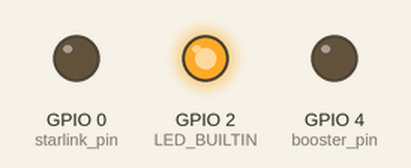
The program below on a simulated ESP8266 (Wemos D1 mini). Shown: output pins drawn as LEDs (lit = HIGH, except the on-board LED, lit = LOW). WiFi joins after 1.5 s; servers stay silent unless stated; what the program prints to the serial monitor is not drawn.

Above: at 1.55 s.
At 3.9 s:
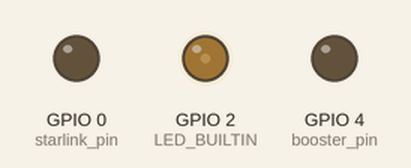
Timing chart, 0 to 8.4 s (numbered marks = the images above):
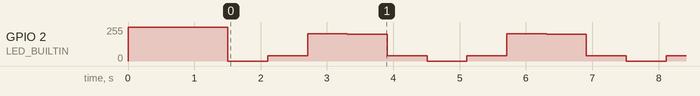

The program:

main.cpp
```cpp
long currenttime = 0;

int booster_pin = 4;
int starlink_pin = 0;

int booster_state = 0;
int starlink_state = 0;

#include <jled.h>
// breathe LED for 5 times, LED is connected to pin 9 (PWM capable) gpio
auto led_on = JLed(LED_BUILTIN).Breathe(3000).Forever();
auto led_off = JLed(LED_BUILTIN).LowActive().Off();

#include <ESP8266WiFi.h>
#include "network.h"
#include "RemoteXY_functions.h"
#include "RemoteXY_callbacks.h"
#include <Arduino.h>
#include <ArduinoOTA.h>
#include "OTA.h"


void setup()
{
  // Debug console
  Serial.begin(115200);
  led_off.Update();

  pinMode(LED_BUILTIN, OUTPUT);
  pinMode(booster_pin, OUTPUT);
  pinMode(starlink_pin, OUTPUT);
  digitalWrite(booster_pin, LOW);
  digitalWrite(starlink_pin, LOW);

  ConnectWifi();

  OTA_Functions();

}


void loop()
{;
  manageBlynkConnection2();
  led_on.Update();
  ArduinoOTA.handle();
  currenttime = millis();

  // get all data from api at regular interval
  // assign to pertinent variables
  // update pins with variable values
  get_all_data();

  // send feedback states to api at regular interval
  send_feedback();
}
```

OTA.h
```cpp
void OTA_Functions() {
  ArduinoOTA.onStart([]() {
    String type;
    if (ArduinoOTA.getCommand() == U_FLASH)
      type = "sketch";
    else // U_SPIFFS
      type = "filesystem";

    // NOTE: if updating SPIFFS this would be the place to unmount SPIFFS using SPIFFS.end()
    Serial.println("Start updating " + type);
  });
  ArduinoOTA.onEnd([]() {
    Serial.println("\nEnd");
  });
  ArduinoOTA.onProgress([](unsigned int progress, unsigned int total) {
    Serial.printf("Progress: %u%%\r", (progress / (total / 100)));
  });
  ArduinoOTA.onError([](ota_error_t error) {
    Serial.printf("Error[%u]: ", error);
    if (error == OTA_AUTH_ERROR) Serial.println("Auth Failed");
    else if (error == OTA_BEGIN_ERROR) Serial.println("Begin Failed");
    else if (error == OTA_CONNECT_ERROR) Serial.println("Connect Failed");
    else if (error == OTA_RECEIVE_ERROR) Serial.println("Receive Failed");
    else if (error == OTA_END_ERROR) Serial.println("End Failed");
  });
  ArduinoOTA.begin();
  Serial.println("Ready");
  Serial.print("IP address: ");
  Serial.println(WiFi.localIP());
}
```

RemoteXY_callbacks.h
```cpp
// apply changes for App Outputs - only need to do this for controls
void RemoteXY_callbacks() {
  // if (Sensors.set_temp != RemoteXY.set_temp) {
  //   Serial.println("setting temperature value");
  //   set_value("set_temp_display", String(RemoteXY.set_temp));
  //   set_value("set_temp", String(RemoteXY.set_temp));
  //   // set_value("Temp", String(RemoteXY.Temp));
  //   // RemoteXY.Temp = Sensors.Temp;
  //   Sensors = RemoteXY;
  // }


}


//   // force pins to sync on a regular basis
// void syncPins() {
//   Serial.println("Syncing virtual pins");
//   Blynk.syncVirtual(V0, V1, V2);
// }

// BLYNK_WRITE(V0) {
//   booster_state = param.asInt();
// 	Serial.println(booster_state);
// 	// BLYNK_LOG("Booster State: %u", booster_state);
//   digitalWrite(booster_pin, invertState(booster_state));
// }

// BLYNK_WRITE(V1) {
//   starlink_state = param.asInt();
// 	Serial.println(starlink_state);
// 	// BLYNK_LOG("Starlink State: %u", starlink_state);
//   digitalWrite(starlink_pin, invertState(starlink_state));
// }

// // example of getting time set from app - use for automated scheduling
// BLYNK_WRITE(V2) {
// 	TimeInputParam t(param);

// 	// start seconds since midnight
// 	start_time_seconds = param[0].asLong();
// 	stop_time_seconds = param[1].asLong();

// 	Serial.println(start_time_seconds);
// 	Serial.println(stop_time_seconds);

// 	// Process start time
// 	if (t.hasStartTime()) {
// 		Serial.println(String("Start: ") +
// 					t.getStartHour() + ":" +
// 					t.getStartMinute() + ":" +
// 					t.getStartSecond());
// 	} else if (t.isStartSunrise()) {
// 		Serial.println("Start at sunrise");
// 	} else if (t.isStartSunset()) {
// 		Serial.println("Start at sunset");
// 	} else {
// 		// Do nothing
// 	}

// 	// Process stop time
// 	if (t.hasStopTime()) {
// 		Serial.println(String("Stop: ") +
// 					t.getStopHour() + ":" +
// 					t.getStopMinute() + ":" +
// 					t.getStopSecond());
// 	} else if (t.isStopSunrise()) {
// 		Serial.println("Stop at sunrise");
// 	} else if (t.isStopSunset()) {
// 		Serial.println("Stop at sunset");
// 	} else {
// 		// Do nothing: no stop time was set
// 	}

// 	// Process timezone
// 	// Timezone is already added to start/stop time
// 	Serial.println(String("Time zone: ") + t.getTZ());

// 	// Get timezone offset (in seconds)
// 	Serial.println(String("Time zone offset: ") + t.getTZ_Offset());

// 	// Process weekdays (1. Mon, 2. Tue, 3. Wed, ...)
// 	for (int i = 1; i <= 7; i++) {
// 		if (t.isWeekdaySelected(i)) {
// 			Serial.println(String("Day ") + i + " is selected");

// 			selectedDays[i-1] = i;
// 			Serial.println(selectedDays[i]);
// 		} else {
// 			selectedDays[i-1] = 0;
// 		}
// 	}

// 	Serial.println();

// 	if (daySeconds > stop_time_seconds) {
// 		stopRan = true;
// 		startRan = true;
// 	} else if (daySeconds > start_time_seconds) {
// 		stopRan = false;
// 		startRan = true;
// 	} else {
// 		stopRan = false;
// 		startRan = false;
// 	}
// }


// BLYNK_WRITE(InternalPinUTC) {
// 	String cmd = param[0].asStr();
// 	Serial.println(param.asStr());
// 	if (cmd == "time") {
// 		const uint64_t utc_time = param[1].asLongLong();
// 		UTC.setTime(utc_time / 1000, utc_time % 1000);
// 		Serial.print("Unix time (UTC): "); Serial.println(utc_time);
// 		// local.setTime(utc_time / 1000, utc_time % 1000);
// 	} else if (cmd == "tz_rule") {
// 		String tz_rule = param[1].asStr();
// 		local.setPosix(tz_rule);
// 		Serial.print("POSIX TZ rule:   "); Serial.println(tz_rule);
// 	}
// }
```

RemoteXY_functions.h
```cpp
#include <ESP8266HTTPClient.h>
#include <WiFiClient.h>
#include <ArduinoJson.h>


String mainURL ="http://192.168.8.146:8000";
JsonDocument doc;


long get_data_timer = 0;
long get_data_interval = 500; // ms

long send_data_timer = 0;
long send_data_interval = 500; // ms


// convert float to char array
String floatToCharArray(float val, int decimal_places=3) {
  char temp[32];
  dtostrf(val, 0, decimal_places, temp);
  return String(temp);
}


void set_value(String key, String value) {
  WiFiClient client;
  HTTPClient http;

  // Serial.print("[HTTP] begin...");

  if (http.begin(client, mainURL + "/set_value/" + key + "/" + value)) {  // HTTP
    // Serial.print("[HTTP] GET...");
    // start connection and send HTTP header
    int httpCode = http.GET();

    // httpCode will be negative on error
    if (httpCode > 0) {
      // HTTP header has been send and Server response header has been handled
      // Serial.printf("[HTTP] GET code: %d", httpCode);

      // file found at server
      if (httpCode == HTTP_CODE_OK || httpCode == HTTP_CODE_MOVED_PERMANENTLY) {
        String payload = http.getString();
        // deserializeJson(doc, payload);
        // Serial.println(payload);
      }
    } else {
      // Serial.printf("[HTTP] GET failed, error: %s", http.errorToString(httpCode).c_str());
    }

    http.end();
  } else {
    // Serial.printf("[HTTP} Unable to connect");
  }
}


void get_all_data() {
  if ((currenttime - get_data_timer) < get_data_interval) {
    return;
  }
  get_data_timer = currenttime;

  WiFiClient client;
  HTTPClient http;

  // Serial.print("[HTTP] begin...");

  if (http.begin(client, mainURL + "/get_all")) {  // HTTP
    // Serial.print("[HTTP] GET...");
    // start connection and send HTTP header
    int httpCode = http.GET();

    // httpCode will be negative on error
    if (httpCode > 0) {
      // HTTP header has been send and Server response header has been handled
      Serial.printf("[HTTP] GET code: %d", httpCode);

      // file found at server
      if (httpCode == HTTP_CODE_OK || httpCode == HTTP_CODE_MOVED_PERMANENTLY) {
        String payload = http.getString();
        deserializeJson(doc, payload);

        booster_state = doc["booster_power"];
        starlink_state = doc["starlink_power"];

        if (booster_state == 1) {
          digitalWrite(booster_pin, HIGH);
        } else {
          digitalWrite(booster_pin, LOW);
        }

        if (starlink_state == 1) {
          digitalWrite(starlink_pin, HIGH);
        } else {
          digitalWrite(starlink_pin, LOW);
        }

      }
    } else {
      Serial.printf("[HTTP] GET failed, error: %s", http.errorToString(httpCode).c_str());
    }

    http.end();
  } else {
    Serial.printf("[HTTP} Unable to connect");
  }
}


void send_feedback() {
  if ((currenttime - send_data_timer) < send_data_interval) {
    return;
  }
  send_data_timer = currenttime;

  set_value("booster_power_feedback", digitalRead(booster_pin) ? "1" : "0");
  set_value("starlink_power_feedback", digitalRead(starlink_pin) ? "1" : "0");
}
```

network.h
```cpp
char ssid[] = "GL-AX1800-50f";
char pass[] = "SpottsHotSpot";

void printWifiStatus() {
  // print the SSID of the network you're attached to:
  Serial.print("SSID: ");
  Serial.println(WiFi.SSID());

  // print your WiFi shield's IP address:
  IPAddress ip = WiFi.localIP();
  Serial.print("IP Address: ");
  Serial.println(ip);

  // print the received signal strength:
  long rssi = WiFi.RSSI();
   Serial.print("signal strength (RSSI):");
  Serial.print(rssi);
  Serial.println(" dBm");
}


void ConnectWifi() {
  Serial.print("Attempting to connect to SSID: ");
  Serial.println(WiFi.SSID());
  WiFi.persistent(false);  // May be able to set to true disables automatic saving of wifi credentials
  WiFi.mode(WIFI_STA);
  WiFi.begin(ssid, pass);


  int t1 = millis();
  while (!WiFi.isConnected()) {  // was !Blynk.connected()
    int t2 = millis();
    delay(500);
    Serial.print(".");
    if ((t2 - t1) > 10000) {
      ESP.wdtDisable();
      while (true) {};
    }
  }

  // Serial.println("\nConnected to wifi");
  printWifiStatus();
}

void manageBlynkConnection2() {
  if (!WiFi.isConnected()) {    // changed from !Blynk.connected()
    Serial.println("Wifi Disconnected");
    led_off.Update();
    ConnectWifi();
  }
}
```
